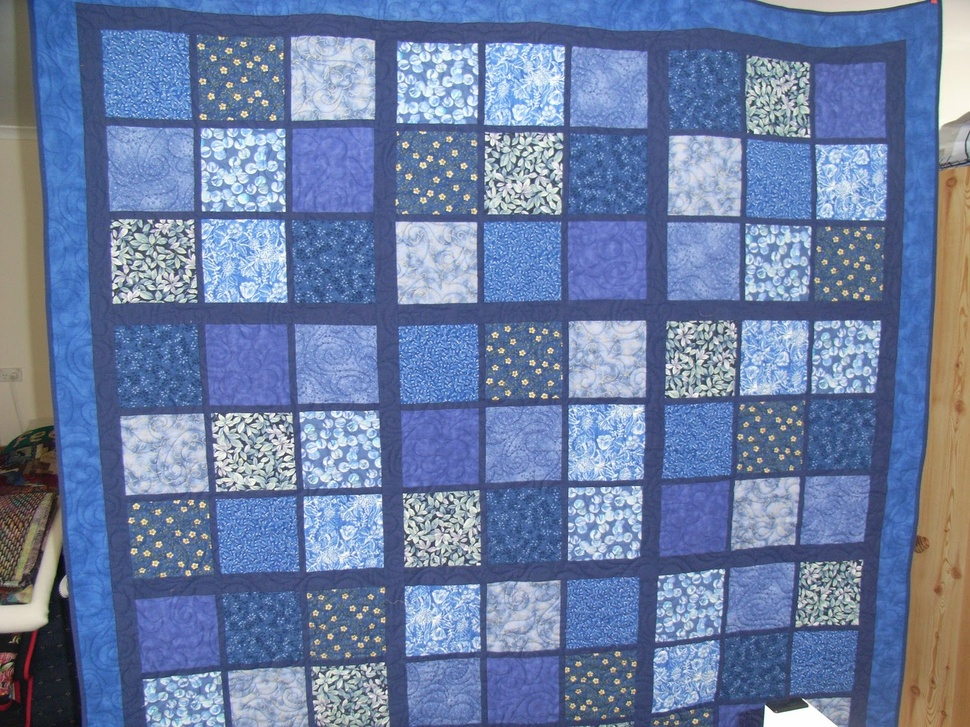
#> input picture pictures/Sudoku.JPG, 970 x 727 px, shrunk from 1600 x 1200 before the run, found by its file name
$ python Img-Thres2.py
#> lines starting #> are read from the running program, lines starting #| are printed output that depends on the picture; after the words box and inside, x2 and y2 are one past the last pixel; in counts of white or black regions, pixels touching at a corner belong together
# -*- coding: utf-8 -*-
"""
Created on Sat Mar 19 10:51:04 2016
http://docs.opencv.org/3.1.0/d7/d4d/tutorial_py_thresholding.html#gsc.tab=0
@author: sanketjain
"""

import cv2
import numpy as np
from matplotlib import pyplot as plt

img = cv2.imread('/Users/sanketjain/Documents/Opencv/pictures/sudoku.jpg', 0)
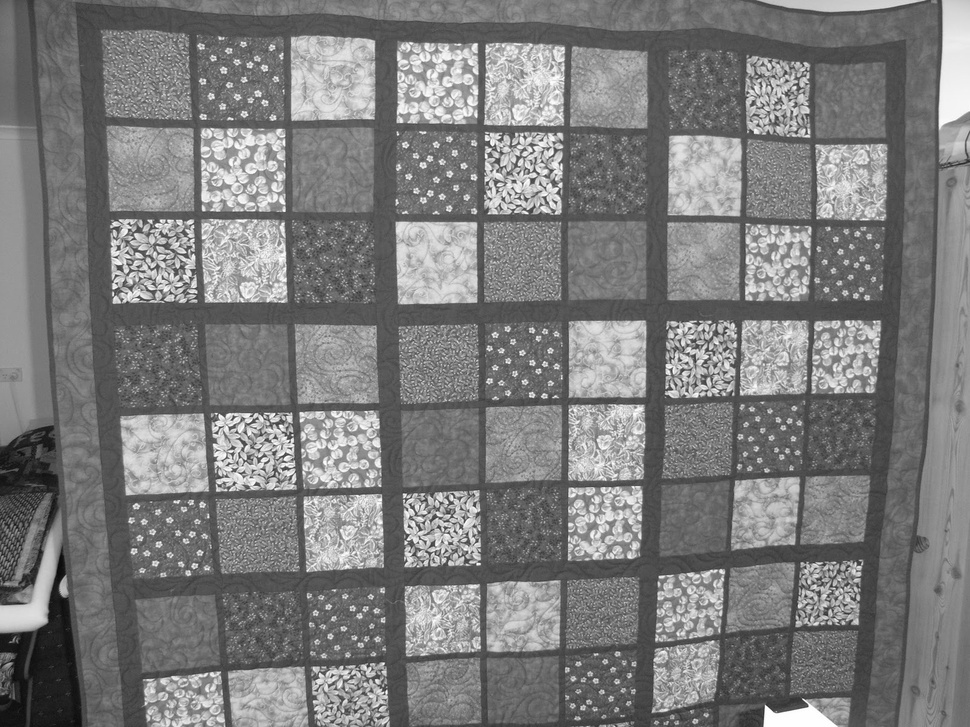
#> img: shape (727, 970); min 5, max 255, mean 124.5
img = cv2.medianBlur(img,5)

ret,th1 = cv2.threshold(img,127,255,cv2.THRESH_BINARY)
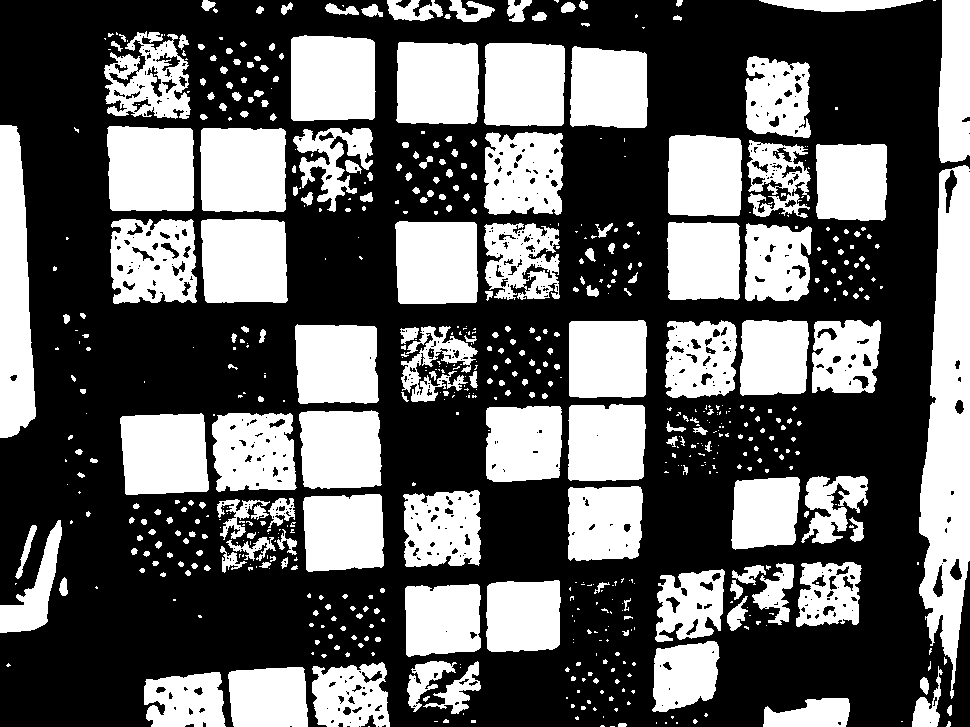
#> th1: shape (727, 970); 38.6% white; 646 white regions (364 under 20 px), largest, box (x1, y1, x2, y2) and area: (919, 165, 970, 699) 17800, (0, 125, 36, 438) 8604, (107, 126, 194, 211) 7086
th2 = cv2.adaptiveThreshold(img,255,cv2.ADAPTIVE_THRESH_MEAN_C,\
            cv2.THRESH_BINARY,15,2)
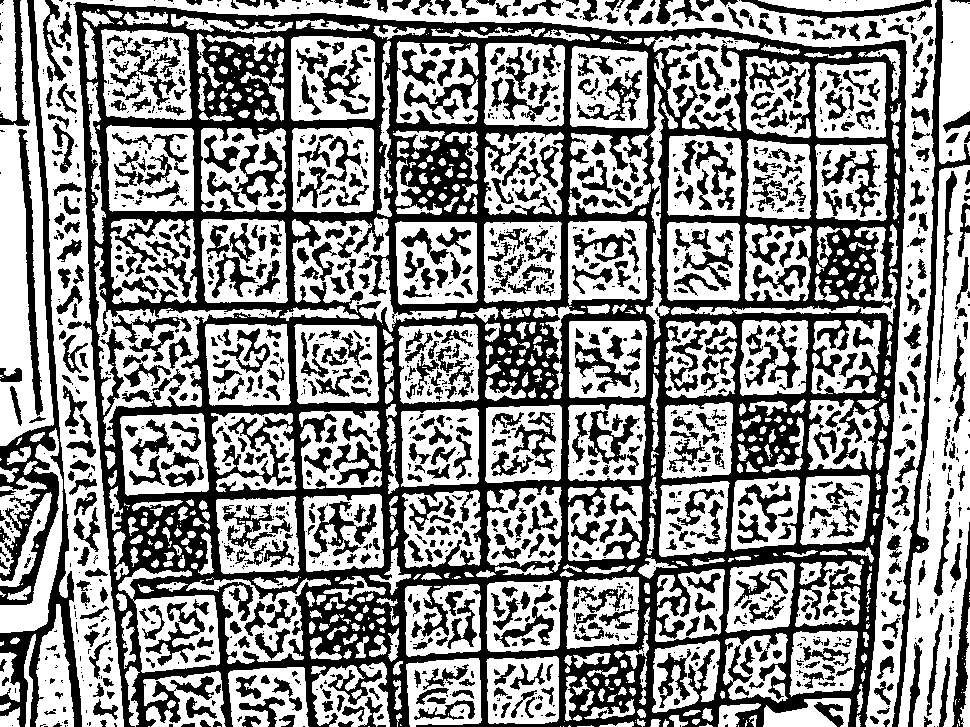
#> th2: shape (727, 970); 56.3% white; 1668 black regions (883 under 20 px), largest, box (x1, y1, x2, y2) and area: (73, 2, 907, 727) 176963, (0, 0, 82, 727) 11510, (892, 0, 970, 727) 4538
th3 = cv2.adaptiveThreshold(img,255,cv2.ADAPTIVE_THRESH_GAUSSIAN_C,\
            cv2.THRESH_BINARY,15,2)
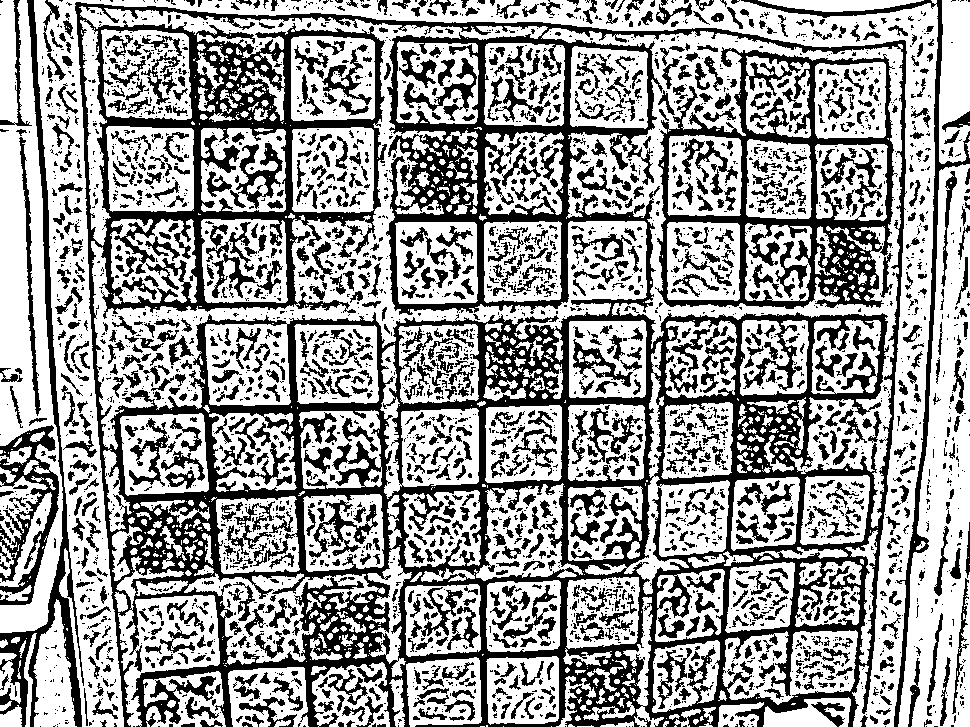
#> th3: shape (727, 970); 61.4% white; 3606 black regions (2418 under 20 px), largest, box (x1, y1, x2, y2) and area: (75, 2, 907, 727) 129242, (655, 47, 898, 309) 15070, (0, 0, 84, 727) 6738

titles = ['Original Image', 'Global Thresholding (v = 127)',
            'Adaptive Mean Thresholding', 'Adaptive Gaussian Thresholding']
images = [img, th1, th2, th3]

for i in xrange(4):
    plt.subplot(2,2,i+1),plt.imshow(images[i],'gray')
    plt.title(titles[i])
    plt.xticks([]),plt.yticks([])
plt.show()

$ run again, with pictures/0apple.jpg copied over pictures/Sudoku.JPG
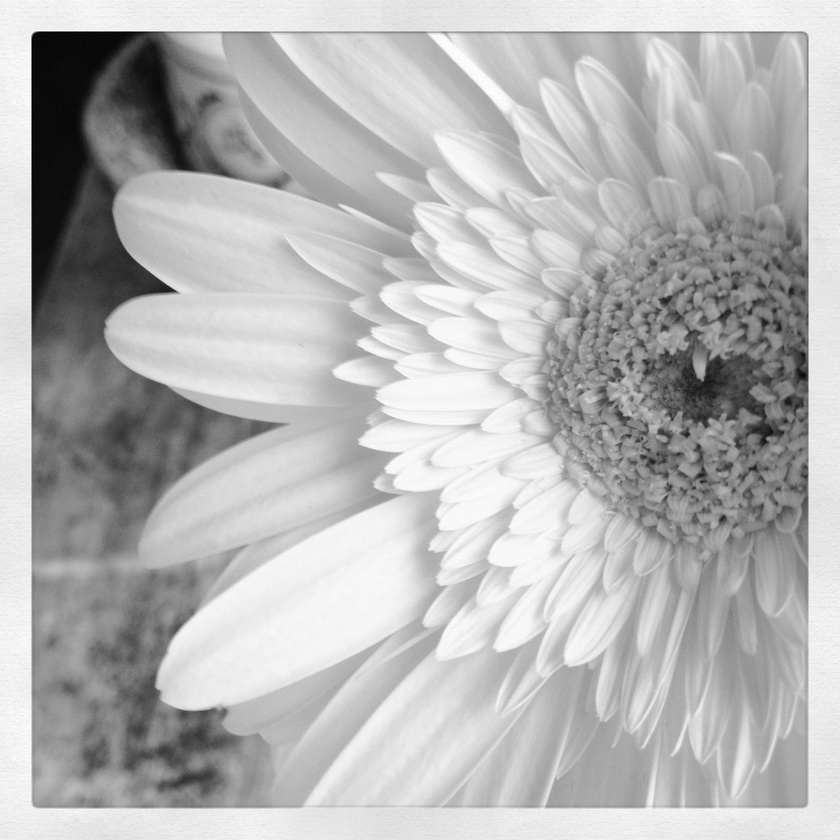
#> input picture pictures/0apple.jpg, 840 x 840 px, shrunk from 2048 x 2048 before the run, found by its file name
#> `ret,th1 = cv2.threshold(img,127,255,cv2.THRESH_BINARY)`:
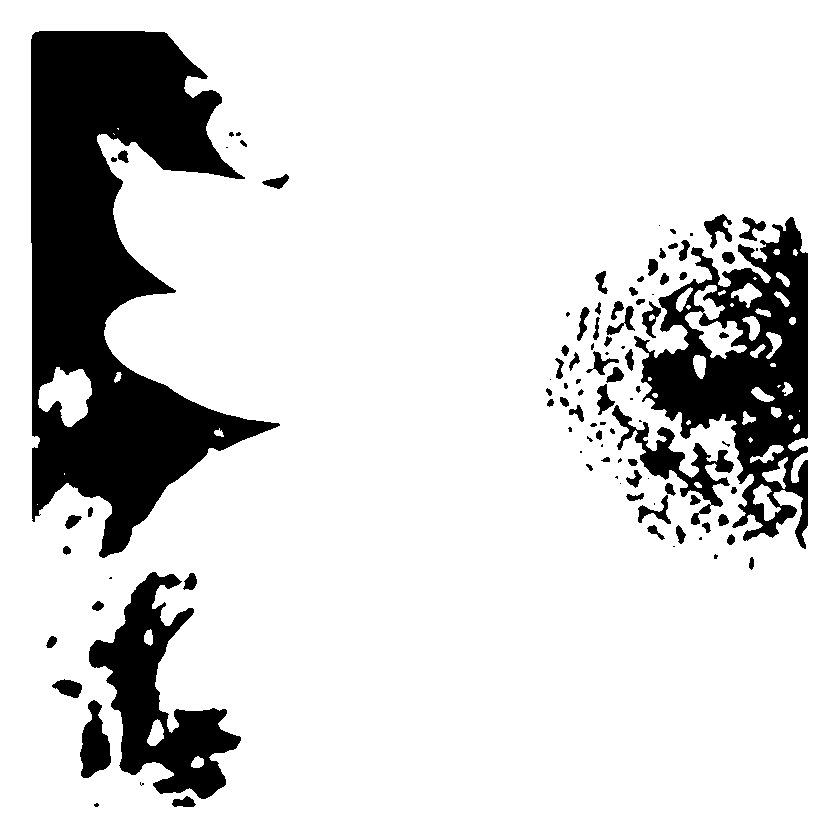
#> th1: shape (840, 840); 84.1% white; 103 black regions (32 under 20 px), largest, box (x1, y1, x2, y2) and area: (31, 31, 280, 558) 62181, (634, 217, 808, 549) 24768, (89, 572, 241, 799) 13394
#> th2: shape (840, 840); 68.7% white; 1930 black regions (1543 under 20 px), largest, box (x1, y1, x2, y2) and area: (31, 31, 658, 809) 100091, (433, 30, 809, 808) 42298, (545, 483, 719, 808) 8906
#> th3: shape (840, 840); 77.9% white; 3538 black regions (3084 under 20 px), largest, box (x1, y1, x2, y2) and area: (31, 31, 592, 808) 50334, (433, 30, 809, 808) 11688, (545, 495, 707, 808) 4918
#> `plt.show()`:
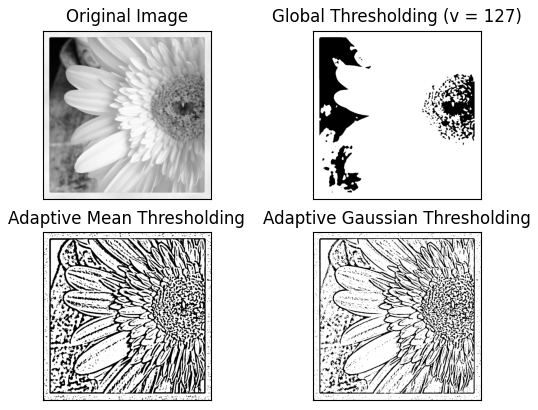
#> figure drawn by matplotlib, 4 panels
